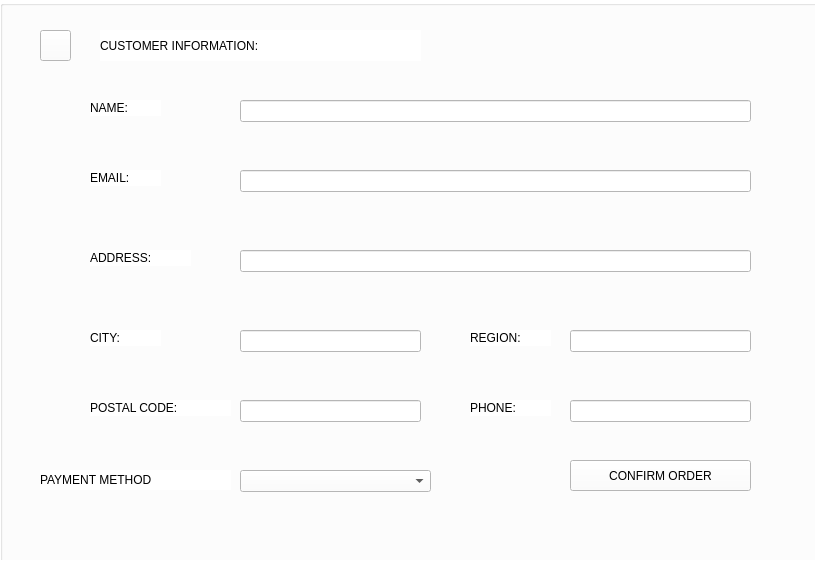
<?xml version="1.0" encoding="UTF-8"?>
<ui version="4.0">
 <class>MainWindow</class>
 <widget class="QMainWindow" name="MainWindow">
  <property name="geometry">
   <rect>
    <x>0</x>
    <y>0</y>
    <width>815</width>
    <height>582</height>
   </rect>
  </property>
  <property name="windowTitle">
   <string>MainWindow</string>
  </property>
  <property name="styleSheet">
   <string notr="true">background-color: rgb(255, 255, 255);</string>
  </property>
  <widget class="QWidget" name="centralwidget">
   <widget class="QGroupBox" name="groupBox">
    <property name="geometry">
     <rect>
      <x>0</x>
      <y>0</y>
      <width>861</width>
      <height>721</height>
     </rect>
    </property>
    <property name="styleSheet">
     <string notr="true">background-image: url('C:/Users/USER/Downloads/Project_DB(updated ui)/tbg.jpeg');
</string>
    </property>
    <property name="title">
     <string/>
    </property>
   </widget>
   <widget class="QLabel" name="label_5">
    <property name="geometry">
     <rect>
      <x>90</x>
      <y>330</y>
      <width>71</width>
      <height>16</height>
     </rect>
    </property>
    <property name="styleSheet">
     <string notr="true">font: 90 italic 11pt &quot;Bodoni MT&quot;;</string>
    </property>
    <property name="text">
     <string>CITY:</string>
    </property>
   </widget>
   <widget class="QLineEdit" name="name">
    <property name="geometry">
     <rect>
      <x>240</x>
      <y>100</y>
      <width>511</width>
      <height>22</height>
     </rect>
    </property>
   </widget>
   <widget class="QLabel" name="label_7">
    <property name="geometry">
     <rect>
      <x>90</x>
      <y>400</y>
      <width>141</width>
      <height>16</height>
     </rect>
    </property>
    <property name="styleSheet">
     <string notr="true">font: 90 italic 11pt &quot;Bodoni MT&quot;;</string>
    </property>
    <property name="text">
     <string>POSTAL CODE:</string>
    </property>
   </widget>
   <widget class="QLineEdit" name="address">
    <property name="geometry">
     <rect>
      <x>240</x>
      <y>250</y>
      <width>511</width>
      <height>22</height>
     </rect>
    </property>
   </widget>
   <widget class="QLineEdit" name="postalcode">
    <property name="geometry">
     <rect>
      <x>240</x>
      <y>400</y>
      <width>181</width>
      <height>22</height>
     </rect>
    </property>
   </widget>
   <widget class="QLineEdit" name="city">
    <property name="geometry">
     <rect>
      <x>240</x>
      <y>330</y>
      <width>181</width>
      <height>22</height>
     </rect>
    </property>
   </widget>
   <widget class="QPushButton" name="backb4">
    <property name="geometry">
     <rect>
      <x>40</x>
      <y>30</y>
      <width>31</width>
      <height>31</height>
     </rect>
    </property>
    <property name="styleSheet">
     <string notr="true">background-image:url('C:/Users/USER/Desktop/CUI/back.jpeg')</string>
    </property>
    <property name="text">
     <string/>
    </property>
   </widget>
   <widget class="QLabel" name="label_6">
    <property name="geometry">
     <rect>
      <x>470</x>
      <y>330</y>
      <width>81</width>
      <height>16</height>
     </rect>
    </property>
    <property name="styleSheet">
     <string notr="true">font: 90 italic 11pt &quot;Bodoni MT&quot;;</string>
    </property>
    <property name="text">
     <string>REGION:</string>
    </property>
   </widget>
   <widget class="QLineEdit" name="email">
    <property name="geometry">
     <rect>
      <x>240</x>
      <y>170</y>
      <width>511</width>
      <height>22</height>
     </rect>
    </property>
   </widget>
   <widget class="QLabel" name="label">
    <property name="geometry">
     <rect>
      <x>100</x>
      <y>30</y>
      <width>321</width>
      <height>31</height>
     </rect>
    </property>
    <property name="styleSheet">
     <string notr="true">font: 75 italic 13pt &quot;Bodoni MT&quot;;</string>
    </property>
    <property name="text">
     <string>CUSTOMER INFORMATION:</string>
    </property>
   </widget>
   <widget class="QPushButton" name="confirmorder">
    <property name="geometry">
     <rect>
      <x>570</x>
      <y>460</y>
      <width>181</width>
      <height>31</height>
     </rect>
    </property>
    <property name="styleSheet">
     <string notr="true">font: 75 italic 10pt &quot;Bodoni MT&quot;;
background-image: url('C:/Users/USER/Downloads/Project_DB(updated ui)/tbg.jpeg')</string>
    </property>
    <property name="text">
     <string>CONFIRM ORDER</string>
    </property>
   </widget>
   <widget class="QLineEdit" name="phone">
    <property name="geometry">
     <rect>
      <x>570</x>
      <y>400</y>
      <width>181</width>
      <height>22</height>
     </rect>
    </property>
   </widget>
   <widget class="QLabel" name="label_8">
    <property name="geometry">
     <rect>
      <x>470</x>
      <y>400</y>
      <width>81</width>
      <height>16</height>
     </rect>
    </property>
    <property name="styleSheet">
     <string notr="true">font: 90 italic 11pt &quot;Bodoni MT&quot;;</string>
    </property>
    <property name="text">
     <string>PHONE:</string>
    </property>
   </widget>
   <widget class="QLabel" name="label_9">
    <property name="geometry">
     <rect>
      <x>40</x>
      <y>470</y>
      <width>191</width>
      <height>20</height>
     </rect>
    </property>
    <property name="styleSheet">
     <string notr="true">font: 90 italic 11pt &quot;Bodoni MT&quot;;</string>
    </property>
    <property name="text">
     <string>PAYMENT METHOD</string>
    </property>
   </widget>
   <widget class="QLabel" name="label_4">
    <property name="geometry">
     <rect>
      <x>90</x>
      <y>250</y>
      <width>101</width>
      <height>16</height>
     </rect>
    </property>
    <property name="styleSheet">
     <string notr="true">font: 90 italic 11pt &quot;Bodoni MT&quot;;</string>
    </property>
    <property name="text">
     <string>ADDRESS:</string>
    </property>
   </widget>
   <widget class="QLabel" name="label_2">
    <property name="geometry">
     <rect>
      <x>90</x>
      <y>100</y>
      <width>71</width>
      <height>16</height>
     </rect>
    </property>
    <property name="styleSheet">
     <string notr="true">font: 90 italic 11pt &quot;Bodoni MT&quot;;</string>
    </property>
    <property name="text">
     <string>NAME:</string>
    </property>
   </widget>
   <widget class="QLineEdit" name="region">
    <property name="geometry">
     <rect>
      <x>570</x>
      <y>330</y>
      <width>181</width>
      <height>22</height>
     </rect>
    </property>
   </widget>
   <widget class="QLabel" name="label_3">
    <property name="geometry">
     <rect>
      <x>90</x>
      <y>170</y>
      <width>71</width>
      <height>16</height>
     </rect>
    </property>
    <property name="styleSheet">
     <string notr="true">font: 90 italic 11pt &quot;Bodoni MT&quot;;</string>
    </property>
    <property name="text">
     <string>EMAIL:</string>
    </property>
   </widget>
   <widget class="QComboBox" name="payment">
    <property name="geometry">
     <rect>
      <x>240</x>
      <y>470</y>
      <width>191</width>
      <height>22</height>
     </rect>
    </property>
    <item>
     <property name="text">
      <string/>
     </property>
    </item>
    <item>
     <property name="text">
      <string>Cash on Delivery</string>
     </property>
    </item>
    <item>
     <property name="text">
      <string>Online Payment</string>
     </property>
    </item>
   </widget>
  </widget>
  <widget class="QMenuBar" name="menubar">
   <property name="geometry">
    <rect>
     <x>0</x>
     <y>0</y>
     <width>815</width>
     <height>26</height>
    </rect>
   </property>
  </widget>
  <widget class="QStatusBar" name="statusbar"/>
 </widget>
 <resources/>
 <connections/>
</ui>
